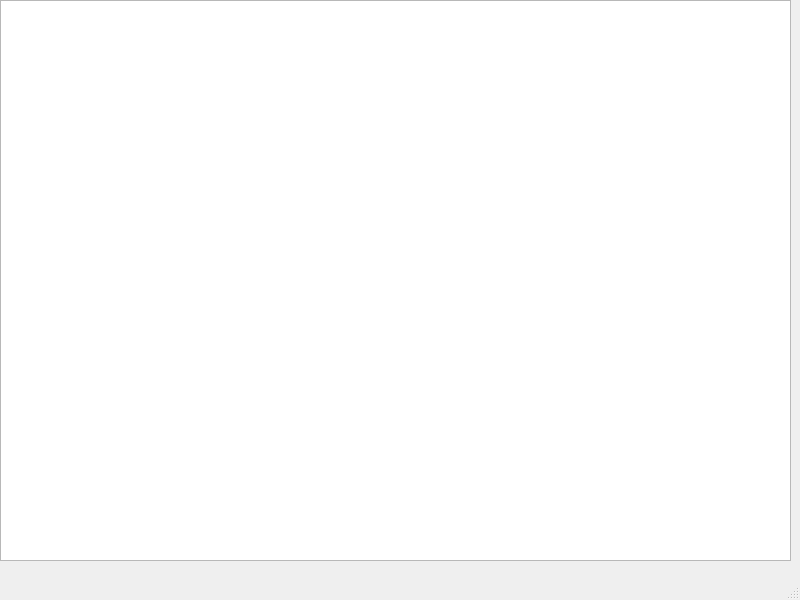
<?xml version="1.0" encoding="UTF-8"?>
<ui version="4.0">
 <class>MainWindow</class>
 <widget class="QMainWindow" name="MainWindow">
  <property name="geometry">
   <rect>
    <x>0</x>
    <y>0</y>
    <width>800</width>
    <height>600</height>
   </rect>
  </property>
  <property name="windowTitle">
   <string>MainWindow</string>
  </property>
  <widget class="QWidget" name="centralwidget">
   <widget class="QTextEdit" name="textEdit">
    <property name="geometry">
     <rect>
      <x>0</x>
      <y>0</y>
      <width>791</width>
      <height>561</height>
     </rect>
    </property>
   </widget>
  </widget>
  <widget class="QMenuBar" name="menubar">
   <property name="geometry">
    <rect>
     <x>0</x>
     <y>0</y>
     <width>800</width>
     <height>26</height>
    </rect>
   </property>
  </widget>
  <widget class="QStatusBar" name="statusbar"/>
 </widget>
 <resources/>
 <connections/>
</ui>
